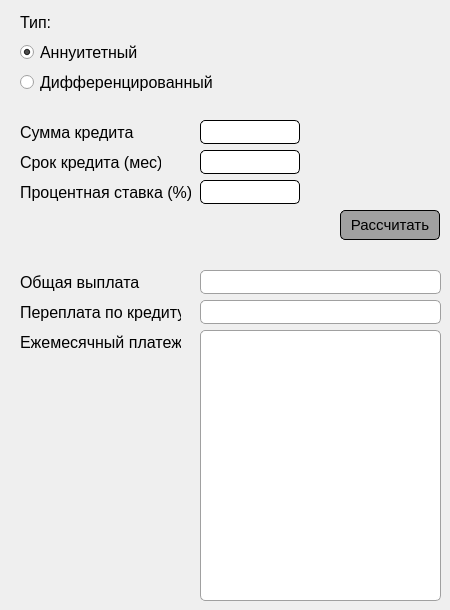
    <widget class="QWidget" name="tab_2">
     <attribute name="title">
      <string>Кредитный</string>
     </attribute>
     <widget class="QLineEdit" name="CreditSum">
      <property name="geometry">
       <rect>
        <x>200</x>
        <y>120</y>
        <width>100</width>
        <height>24</height>
       </rect>
      </property>
      <property name="font">
       <font>
        <family>Yu Gothic UI</family>
        <pointsize>12</pointsize>
        <bold>false</bold>
       </font>
      </property>
      <property name="styleSheet">
       <string notr="true">QLineEdit {
	background-color: white;
	border: 1px solid black;
	border-radius: 5px;
}</string>
      </property>
      <property name="alignment">
       <set>Qt::AlignRight|Qt::AlignTrailing|Qt::AlignVCenter</set>
      </property>
     </widget>
     <widget class="QLineEdit" name="CreditPeriod">
      <property name="geometry">
       <rect>
        <x>200</x>
        <y>150</y>
        <width>100</width>
        <height>24</height>
       </rect>
      </property>
      <property name="font">
       <font>
        <family>Yu Gothic UI</family>
        <pointsize>12</pointsize>
        <bold>false</bold>
       </font>
      </property>
      <property name="styleSheet">
       <string notr="true">QLineEdit {
	background-color: white;
	border: 1px solid black;
	border-radius: 5px;
}</string>
      </property>
      <property name="alignment">
       <set>Qt::AlignRight|Qt::AlignTrailing|Qt::AlignVCenter</set>
      </property>
     </widget>
     <widget class="QLineEdit" name="CreditPercentage">
      <property name="geometry">
       <rect>
        <x>200</x>
        <y>180</y>
        <width>100</width>
        <height>24</height>
       </rect>
      </property>
      <property name="font">
       <font>
        <family>Yu Gothic UI</family>
        <pointsize>12</pointsize>
        <bold>false</bold>
       </font>
      </property>
      <property name="styleSheet">
       <string notr="true">QLineEdit {
	background-color: white;
	border: 1px solid black;
	border-radius: 5px;
}</string>
      </property>
      <property name="alignment">
       <set>Qt::AlignRight|Qt::AlignTrailing|Qt::AlignVCenter</set>
      </property>
     </widget>
     <widget class="QRadioButton" name="Annuitet">
      <property name="geometry">
       <rect>
        <x>20</x>
        <y>40</y>
        <width>141</width>
        <height>24</height>
       </rect>
      </property>
      <property name="font">
       <font>
        <family>Yu Gothic UI</family>
        <pointsize>12</pointsize>
        <bold>false</bold>
       </font>
      </property>
      <property name="text">
       <string>Аннуитетный</string>
      </property>
      <property name="checked">
       <bool>true</bool>
      </property>
     </widget>
     <widget class="QRadioButton" name="Differenc">
      <property name="geometry">
       <rect>
        <x>20</x>
        <y>70</y>
        <width>201</width>
        <height>24</height>
       </rect>
      </property>
      <property name="font">
       <font>
        <family>Yu Gothic UI</family>
        <pointsize>12</pointsize>
        <bold>false</bold>
       </font>
      </property>
      <property name="text">
       <string>Дифференцированный</string>
      </property>
     </widget>
     <widget class="QLabel" name="label_9">
      <property name="geometry">
       <rect>
        <x>20</x>
        <y>10</y>
        <width>41</width>
        <height>24</height>
       </rect>
      </property>
      <property name="font">
       <font>
        <family>Yu Gothic UI</family>
        <pointsize>12</pointsize>
        <bold>false</bold>
       </font>
      </property>
      <property name="text">
       <string>Тип:</string>
      </property>
     </widget>
     <widget class="QLabel" name="label_10">
      <property name="geometry">
       <rect>
        <x>20</x>
        <y>120</y>
        <width>121</width>
        <height>24</height>
       </rect>
      </property>
      <property name="font">
       <font>
        <family>Yu Gothic UI</family>
        <pointsize>12</pointsize>
        <bold>false</bold>
       </font>
      </property>
      <property name="text">
       <string>Сумма кредита</string>
      </property>
     </widget>
     <widget class="QLabel" name="Srok">
      <property name="geometry">
       <rect>
        <x>20</x>
        <y>150</y>
        <width>141</width>
        <height>24</height>
       </rect>
      </property>
      <property name="font">
       <font>
        <family>Yu Gothic UI</family>
        <pointsize>12</pointsize>
        <bold>false</bold>
       </font>
      </property>
      <property name="text">
       <string>Срок кредита (мес)</string>
      </property>
     </widget>
     <widget class="QLabel" name="label_12">
      <property name="geometry">
       <rect>
        <x>20</x>
        <y>180</y>
        <width>171</width>
        <height>24</height>
       </rect>
      </property>
      <property name="font">
       <font>
        <family>Yu Gothic UI</family>
        <pointsize>12</pointsize>
        <bold>false</bold>
       </font>
      </property>
      <property name="text">
       <string>Процентная ставка (%)</string>
      </property>
     </widget>
     <widget class="QLabel" name="label_13">
      <property name="geometry">
       <rect>
        <x>20</x>
        <y>330</y>
        <width>161</width>
        <height>24</height>
       </rect>
      </property>
      <property name="font">
       <font>
        <family>Yu Gothic UI</family>
        <pointsize>12</pointsize>
        <bold>false</bold>
       </font>
      </property>
      <property name="text">
       <string>Ежемесячный платеж</string>
      </property>
     </widget>
     <widget class="QLabel" name="label_11">
      <property name="geometry">
       <rect>
        <x>20</x>
        <y>270</y>
        <width>131</width>
        <height>24</height>
       </rect>
      </property>
      <property name="font">
       <font>
        <family>Yu Gothic UI</family>
        <pointsize>12</pointsize>
        <bold>false</bold>
       </font>
      </property>
      <property name="text">
       <string>Общая выплата</string>
      </property>
     </widget>
     <widget class="QLabel" name="Srok_2">
      <property name="geometry">
       <rect>
        <x>20</x>
        <y>300</y>
        <width>161</width>
        <height>24</height>
       </rect>
      </property>
      <property name="font">
       <font>
        <family>Yu Gothic UI</family>
        <pointsize>12</pointsize>
        <bold>false</bold>
       </font>
      </property>
      <property name="text">
       <string>Переплата по кредиту</string>
      </property>
     </widget>
     <widget class="QPushButton" name="CreditCalculate">
      <property name="geometry">
       <rect>
        <x>340</x>
        <y>210</y>
        <width>100</width>
        <height>30</height>
       </rect>
      </property>
      <property name="font">
       <font>
        <family>Yu Gothic UI</family>
        <pointsize>11</pointsize>
        <bold>false</bold>
       </font>
      </property>
      <property name="styleSheet">
       <string notr="true">QPushButton {
	background-color: rgb(160,160,160);
	border: 1px solid black;
	border-radius: 5px;
}	</string>
      </property>
      <property name="text">
       <string>Рассчитать</string>
      </property>
     </widget>
     <widget class="QLabel" name="TotalCreditPayment">
      <property name="geometry">
       <rect>
        <x>200</x>
        <y>270</y>
        <width>241</width>
        <height>24</height>
       </rect>
      </property>
      <property name="font">
       <font>
        <family>Yu Gothic UI</family>
        <pointsize>12</pointsize>
        <bold>false</bold>
       </font>
      </property>
      <property name="styleSheet">
       <string notr="true">QLabel
{
	background-color: white;
	border: 1px solid rgb(160,160,160);
	border-radius: 5px;
    qproperty-alignment: 'AlignVCenter | AlignRight';
}</string>
      </property>
      <property name="text">
       <string/>
      </property>
      <property name="alignment">
       <set>Qt::AlignRight|Qt::AlignTrailing|Qt::AlignVCenter</set>
      </property>
     </widget>
     <widget class="QLabel" name="CreditOverpay">
      <property name="geometry">
       <rect>
        <x>200</x>
        <y>300</y>
        <width>241</width>
        <height>24</height>
       </rect>
      </property>
      <property name="font">
       <font>
        <family>Yu Gothic UI</family>
        <pointsize>12</pointsize>
        <bold>false</bold>
       </font>
      </property>
      <property name="styleSheet">
       <string notr="true">QLabel
{
	background-color: white;
	border: 1px solid rgb(160,160,160);
	border-radius: 5px;
    qproperty-alignment: 'AlignVCenter | AlignRight';
}</string>
      </property>
      <property name="text">
       <string/>
      </property>
      <property name="alignment">
       <set>Qt::AlignRight|Qt::AlignTrailing|Qt::AlignVCenter</set>
      </property>
     </widget>
     <widget class="QTableWidget" name="Tablica">
      <property name="geometry">
       <rect>
        <x>200</x>
        <y>330</y>
        <width>241</width>
        <height>271</height>
       </rect>
      </property>
      <property name="font">
       <font>
        <family>Yu Gothic UI</family>
        <pointsize>11</pointsize>
        <bold>false</bold>
       </font>
      </property>
      <property name="styleSheet">
       <string notr="true">QTableWidget {
	background-color: white;
	border: 1px solid rgb(160,160,160);
	border-radius: 5px;
}	</string>
      </property>
      <property name="editTriggers">
       <set>QAbstractItemView::NoEditTriggers</set>
      </property>
      <property name="tabKeyNavigation">
       <bool>false</bool>
      </property>
      <property name="showDropIndicator" stdset="0">
       <bool>false</bool>
      </property>
      <attribute name="horizontalHeaderVisible">
       <bool>false</bool>
      </attribute>
      <attribute name="verticalHeaderVisible">
       <bool>false</bool>
      </attribute>
     </widget>
    </widget>
